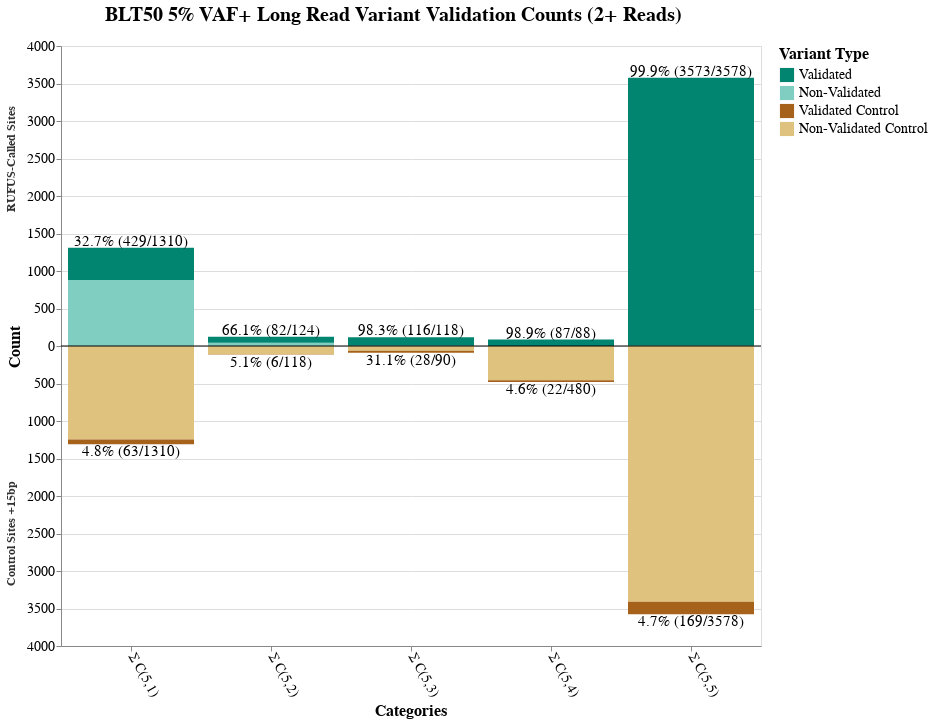

This figure's notebook cell:
### Code cell
import altair as alt
import pandas as pd

# Sample data - replace with your actual data
data = pd.DataFrame({
    'category': ['Σ C(5,5)', 'Σ C(5,4)', 'Σ C(5,3)', 'Σ C(5,2)', 'Σ C(5,1)'],
    'positive_total': [3578, 88, 118, 124, 1310], # BLT50 total variants for actual sites with 1+ read
    'positive_validated': [3573, 87, 116, 82, 429], # BLT50 validated variants for actual sites
    'negative_total': [3578, 480, 90, 118, 1310], # BLT50 total variants for +15bp sites with 1+ read (hopefully these numbers the same as ^)
    'negative_validated': [169, 22, 28, 6, 63] # BLT50 validated variants for +15bp sites
})

# Create stacked data structure
data_stacked = []
for _, row in data.iterrows():
    category = row['category']
    
    # Calculate percentages for this category
    pos_validation_rate = (row['positive_validated'] / row['positive_total'] * 100) if row['positive_total'] > 0 else 0
    neg_validation_rate = (row['negative_validated'] / row['negative_total'] * 100) if row['negative_total'] > 0 else 0
    
    # Calculate unvalidated counts (difference between total and validated)
    pos_unvalidated = row['positive_total'] - row['positive_validated']
    neg_unvalidated = row['negative_total'] - row['negative_validated']
    
    # Positive side - unvalidated variants (bottom of stack)
    data_stacked.append({
        'category': category,
        'direction': 'positive',
        'variant_type': 'unvalidated',
        'variant_direction': 'unvalidated_positive',
        'count': pos_unvalidated,
        'stack_order': 0,
        'validation_rate': pos_validation_rate,
        'total_count': row['positive_total'],
        'validated_count': row['positive_validated']
    })
    
    # Positive side - validated variants (stacked on top)
    data_stacked.append({
        'category': category,
        'direction': 'positive',
        'variant_type': 'validated',
        'variant_direction': 'validated_positive',
        'count': row['positive_validated'],
        'stack_order': 1,
        'validation_rate': pos_validation_rate,
        'total_count': row['positive_total'],
        'validated_count': row['positive_validated']
    })
    
    # Negative side - unvalidated variants (displayed as negative, bottom of stack)
    data_stacked.append({
        'category': category,
        'direction': 'negative',
        'variant_type': 'unvalidated',
        'variant_direction': 'unvalidated_negative',
        'count': -neg_unvalidated,
        'stack_order': 0,
        'validation_rate': neg_validation_rate,
        'total_count': row['negative_total'],
        'validated_count': row['negative_validated']
    })
    
    # Negative side - validated variants (stacked on negative side)
    data_stacked.append({
        'category': category,
        'direction': 'negative',
        'variant_type': 'validated',
        'variant_direction': 'validated_negative',
        'count': -row['negative_validated'],
        'stack_order': 1,
        'validation_rate': neg_validation_rate,
        'total_count': row['negative_total'],
        'validated_count': row['negative_validated']
    })

data_long = pd.DataFrame(data_stacked)

# Create the bidirectional stacked bar chart
chart = alt.Chart(data_long).mark_bar().encode(
    x=alt.X('category:O',
            title='Categories',
            axis=alt.Axis(labelAngle=60,labelFontSize=14, titleFontSize=16)),
    y=alt.Y('count:Q',
            title='Count',
            scale=alt.Scale(domain=[-3600, 3600]), # Adjust domain as needed
            stack='zero',
            axis=alt.Axis(labelFontSize=14, titleFontSize=16, labelExpr="abs(datum.value)")),
    color=alt.Color('variant_direction:N',
                    scale=alt.Scale(
                        domain=['validated_positive', 'unvalidated_positive', 'validated_negative', 'unvalidated_negative'],
                        range=['#018571', '#80cdc1', '#a6611a', '#dfc27d']
                        #=['#fd8d3c', '#756bb1', '#fdbe85', '#bcbddc']
                    ),
                    legend=alt.Legend(
                        title="Variant Type",
                        orient='right',
                        # legendX=150,
                        # legendY=700,
                        direction='vertical',
                        symbolType='square',
                        symbolSize=200,
                        titleFontSize=16,
                        labelFontSize=14,
                        labelExpr="datum.value == 'unvalidated_positive' ? 'Non-Validated' : datum.value == 'validated_positive' ? 'Validated' : datum.value == 'unvalidated_negative' ? 'Non-Validated Control' : 'Validated Control'"
                    )),
    order=alt.Order('stack_order:O'),
    tooltip=['category:O', 'direction:N', 'variant_type:N', 'count:Q', 'validation_rate:Q']
).properties(
    width=700,
    height=600,
    title=alt.TitleParams(
        text="BLT50 5% VAF+ Long Read Variant Validation Counts (2+ Reads)",
        fontSize=20,
        fontWeight='bold',
        dy=-10,
        dx=100,
        anchor='start'
    )
)

# Create data for percentage labels (one per category per direction)
label_data = []
for category in data['category'].unique():
    # Positive side label
    pos_row = data[data['category'] == category].iloc[0]
    pos_validation_rate = (pos_row['positive_validated'] / pos_row['positive_total'] * 100) if pos_row['positive_total'] > 0 else 0
    pos_y_position = pos_row['positive_total']  # Top of positive stack (total height)
    
    label_data.append({
        'category': category,
        'y_position': pos_y_position + 50,  # Slightly above the bar
        'percentage': f"{pos_validation_rate:.1f}% ({pos_row['positive_validated']}/{pos_row['positive_total']})",
        'direction': 'positive'
    })
    
    # Negative side label
    neg_validation_rate = (pos_row['negative_validated'] / pos_row['negative_total'] * 100) if pos_row['negative_total'] > 0 else 0
    neg_y_position = -pos_row['negative_total']  # Bottom of negative stack (total height)
    
    label_data.append({
        'category': category,
        'y_position': neg_y_position - 50,  # Slightly below the bar
        'percentage': f"{neg_validation_rate:.1f}% ({pos_row['negative_validated']}/{pos_row['negative_total']})",
        'direction': 'negative'
    })

label_df = pd.DataFrame(label_data)

# Create percentage labels
percentage_labels = alt.Chart(label_df).mark_text(
    align='center',
    baseline='middle',
    fontSize=15,
    color='black',
    dy=alt.expr("datum.direction == 'positive' ? -3 : 3") 
).encode(
    x=alt.X('category:O'),
    y=alt.Y('y_position:Q'),
    text=alt.Text('percentage:N')
)

# Add a horizontal line at y=0 for reference
zero_line = alt.Chart(pd.DataFrame({'y': [0]})).mark_rule(
    color='black',
    strokeWidth=1
).encode(y='y:Q')

# Create section labels for positive and negative sides - positioned independently
section_label_data = pd.DataFrame([
    {'label': 'RUFUS-Called Sites', 'y_position': 3200, 'x_pos': 0},  # Top section
    {'label': 'Control Sites +15bp', 'y_position': -1800, 'x_pos': 0}  # Bottom section
])

# Create section labels for positive and negative sides
section_labels = alt.Chart(section_label_data).mark_text(
    align='right',
    baseline='middle',
    fontSize=12,
    fontWeight='bold',
    color='#333333',
    angle=270,  # Rotate text vertically like y-axis title
    dy=-50  # Position to the left of the chart area
).encode(
    x=alt.value(0),  # Fixed x position
    y=alt.Y('y_position:Q', scale=alt.Scale(domain=[-3600, 3600])),
    text=alt.Text('label:N')
)

# Combine all charts
final_chart = alt.layer(
    chart,
    zero_line,
    percentage_labels,
    section_labels
).resolve_scale(
    color='independent'
)

# Display the chart
final_chart.show()

# Optional: Save the chart
# final_chart.save('bidirectional_bar_chart.html')
# final_chart.save('bidirectional_bar_chart.png', scale_factor=2.0)

### Figure 1 — Vega-Lite specification as saved in the notebook (floating-point values rounded to 4 significant figures)
{"config": {"view": {"continuousWidth": 300, "continuousHeight": 300}}, "layer": [{"data": {"name": "data-525f2d323d95396b779501f4f833ca40"}, "mark": {"type": "bar"}, "encoding": {"color": {"field": "variant_direction", "legend": {"direction": "vertical", "labelExpr": "datum.value == 'unvalidated_positive' ? 'Non-Validated' : datum.value == 'validated_positive' ? 'Validated' : datum.value == 'unvalidated_negative' ? 'Non-Validated Control' : 'Validated Control'", "labelFontSize": 14, "orient": "right", "symbolSize": 200, "symbolType": "square", "title": "Variant Type", "titleFontSize": 16}, "scale": {"domain": ["validated_positive", "unvalidated_positive", "validated_negative", "unvalidated_negative"], "range": ["#018571", "#80cdc1", "#a6611a", "#dfc27d"]}, "type": "nominal"}, "order": {"field": "stack_order", "type": "ordinal"}, "tooltip": [{"field": "category", "type": "ordinal"}, {"field": "direction", "type": "nominal"}, {"field": "variant_type", "type": "nominal"}, {"field": "count", "type": "quantitative"}, {"field": "validation_rate", "type": "quantitative"}], "x": {"axis": {"labelAngle": 60, "labelFontSize": 14, "titleFontSize": 16}, "field": "category", "title": "Categories", "type": "ordinal"}, "y": {"axis": {"labelExpr": "abs(datum.value)", "labelFontSize": 14, "titleFontSize": 16}, "field": "count", "scale": {"domain": [-3600, 3600]}, "stack": "zero", "title": "Count", "type": "quantitative"}}, "title": {"text": "BLT50 5% VAF+ Long Read Variant Validation Counts (2+ Reads)", "anchor": "start", "dx": 100, "dy": -10, "fontSize": 20, "fontWeight": "bold"}}, {"data": {"name": "data-a0a55d106695e8d630baff0f16eee66d"}, "mark": {"type": "rule", "color": "black", "strokeWidth": 1}, "encoding": {"y": {"field": "y", "type": "quantitative"}}}, {"data": {"name": "data-b95f343ea28bba4cc401f7ea720220da"}, "mark": {"type": "text", "align": "center", "baseline": "middle", "color": "black", "dy": {"expr": "datum.direction == 'positive' ? -3 : 3"}, "fontSize": 15}, "encoding": {"text": {"field": "percentage", "type": "nominal"}, "x": {"field": "category", "type": "ordinal"}, "y": {"field": "y_position", "type": "quantitative"}}}, {"data": {"name": "data-5a241f7096e0de24dfe9ed0c3cfae647"}, "mark": {"type": "text", "align": "right", "angle": 270, "baseline": "middle", "color": "#333333", "dy": -50, "fontSize": 12, "fontWeight": "bold"}, "encoding": {"text": {"field": "label", "type": "nominal"}, "x": {"value": 0}, "y": {"field": "y_position", "scale": {"domain": [-3600, 3600]}, "type": "quantitative"}}}], "height": 600, "resolve": {"scale": {"color": "independent"}}, "width": 700, "$schema": "https://vega.github.io/schema/vega-lite/v5.20.1.json", "datasets": {"data-525f2d323d95396b779501f4f833ca40": [{"category": "Σ C(5,5)", "direction": "positive", "variant_type": "unvalidated", "variant_direction": "unvalidated_positive", "count": 5, "stack_order": 0, "validation_rate": 99.86, "total_count": 3578, "validated_count": 3573}, {"category": "Σ C(5,5)", "direction": "positive", "variant_type": "validated", "variant_direction": "validated_positive", "count": 3573, "stack_order": 1, "validation_rate": 99.86, "total_count": 3578, "validated_count": 3573}, {"category": "Σ C(5,5)", "direction": "negative", "variant_type": "unvalidated", "variant_direction": "unvalidated_negative", "count": -3409, "stack_order": 0, "validation_rate": 4.723, "total_count": 3578, "validated_count": 169}, {"category": "Σ C(5,5)", "direction": "negative", "variant_type": "validated", "variant_direction": "validated_negative", "count": -169, "stack_order": 1, "validation_rate": 4.723, "total_count": 3578, "validated_count": 169}, {"category": "Σ C(5,4)", "direction": "positive", "variant_type": "unvalidated", "variant_direction": "unvalidated_positive", "count": 1, "stack_order": 0, "validation_rate": 98.86, "total_count": 88, "validated_count": 87}, {"category": "Σ C(5,4)", "direction": "positive", "variant_type": "validated", "variant_direction": "validated_positive", "count": 87, "stack_order": 1, "validation_rate": 98.86, "total_count": 88, "validated_count": 87}, {"category": "Σ C(5,4)", "direction": "negative", "variant_type": "unvalidated", "variant_direction": "unvalidated_negative", "count": -458, "stack_order": 0, "validation_rate": 4.583, "total_count": 480, "validated_count": 22}, {"category": "Σ C(5,4)", "direction": "negative", "variant_type": "validated", "variant_direction": "validated_negative", "count": -22, "stack_order": 1, "validation_rate": 4.583, "total_count": 480, "validated_count": 22}, {"category": "Σ C(5,3)", "direction": "positive", "variant_type": "unvalidated", "variant_direction": "unvalidated_positive", "count": 2, "stack_order": 0, "validation_rate": 98.31, "total_count": 118, "validated_count": 116}, {"category": "Σ C(5,3)", "direction": "positive", "variant_type": "validated", "variant_direction": "validated_positive", "count": 116, "stack_order": 1, "validation_rate": 98.31, "total_count": 118, "validated_count": 116}, {"category": "Σ C(5,3)", "direction": "negative", "variant_type": "unvalidated", "variant_direction": "unvalidated_negative", "count": -62, "stack_order": 0, "validation_rate": 31.11, "total_count": 90, "validated_count": 28}, {"category": "Σ C(5,3)", "direction": "negative", "variant_type": "validated", "variant_direction": "validated_negative", "count": -28, "stack_order": 1, "validation_rate": 31.11, "total_count": 90, "validated_count": 28}, {"category": "Σ C(5,2)", "direction": "positive", "variant_type": "unvalidated", "variant_direction": "unvalidated_positive", "count": 42, "stack_order": 0, "validation_rate": 66.13, "total_count": 124, "validated_count": 82}, {"category": "Σ C(5,2)", "direction": "positive", "variant_type": "validated", "variant_direction": "validated_positive", "count": 82, "stack_order": 1, "validation_rate": 66.13, "total_count": 124, "validated_count": 82}, {"category": "Σ C(5,2)", "direction": "negative", "variant_type": "unvalidated", "variant_direction": "unvalidated_negative", "count": -112, "stack_order": 0, "validation_rate": 5.085, "total_count": 118, "validated_count": 6}, {"category": "Σ C(5,2)", "direction": "negative", "variant_type": "validated", "variant_direction": "validated_negative", "count": -6, "stack_order": 1, "validation_rate": 5.085, "total_count": 118, "validated_count": 6}, {"category": "Σ C(5,1)", "direction": "positive", "variant_type": "unvalidated", "variant_direction": "unvalidated_positive", "count": 881, "stack_order": 0, "validation_rate": 32.75, "total_count": 1310, "validated_count": 429}, {"category": "Σ C(5,1)", "direction": "positive", "variant_type": "validated", "variant_direction": "validated_positive", "count": 429, "stack_order": 1, "validation_rate": 32.75, "total_count": 1310, "validated_count": 429}, {"category": "Σ C(5,1)", "direction": "negative", "variant_type": "unvalidated", "variant_direction": "unvalidated_negative", "count": -1247, "stack_order": 0, "validation_rate": 4.809, "total_count": 1310, "validated_count": 63}, {"category": "Σ C(5,1)", "direction": "negative", "variant_type": "validated", "variant_direction": "validated_negative", "count": -63, "stack_order": 1, "validation_rate": 4.809, "total_count": 1310, "validated_count": 63}], "data-a0a55d106695e8d630baff0f16eee66d": [{"y": 0}], "data-b95f343ea28bba4cc401f7ea720220da": [{"category": "Σ C(5,5)", "y_position": 3628, "percentage": "99.9% (3573/3578)", "direction": "positive"}, {"category": "Σ C(5,5)", "y_position": -3628, "percentage": "4.7% (169/3578)", "direction": "negative"}, {"category": "Σ C(5,4)", "y_position": 138, "percentage": "98.9% (87/88)", "direction": "positive"}, {"category": "Σ C(5,4)", "y_position": -530, "percentage": "4.6% (22/480)", "direction": "negative"}, {"category": "Σ C(5,3)", "y_position": 168, "percentage": "98.3% (116/118)", "direction": "positive"}, {"category": "Σ C(5,3)", "y_position": -140, "percentage": "31.1% (28/90)", "direction": "negative"}, {"category": "Σ C(5,2)", "y_position": 174, "percentage": "66.1% (82/124)", "direction": "positive"}, {"category": "Σ C(5,2)", "y_position": -168, "percentage": "5.1% (6/118)", "direction": "negative"}, {"category": "Σ C(5,1)", "y_position": 1360, "percentage": "32.7% (429/1310)", "direction": "positive"}, {"category": "Σ C(5,1)", "y_position": -1360, "percentage": "4.8% (63/1310)", "direction": "negative"}], "data-5a241f7096e0de24dfe9ed0c3cfae647": [{"label": "RUFUS-Called Sites", "y_position": 3200, "x_pos": 0}, {"label": "Control Sites +15bp", "y_position": -1800, "x_pos": 0}]}}
